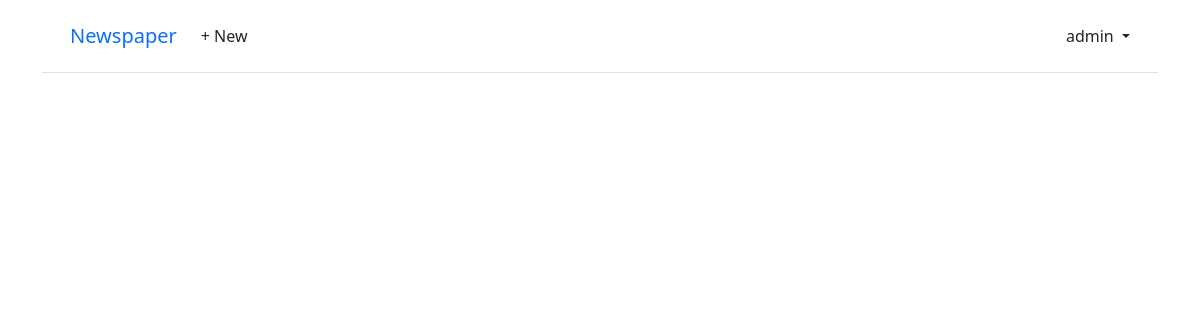
The page /articles/ (signed in) on the database as committed earlier.
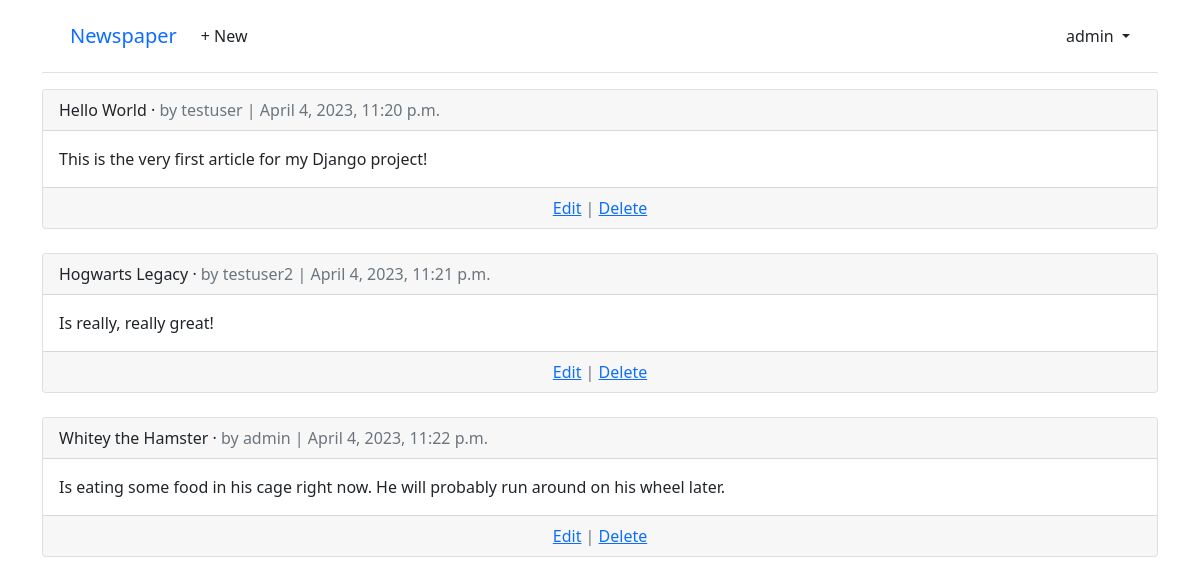
The same page on the database as committed later.
### accounts/models.py (models this page shows)
class CustomUser(AbstractUser):
    age = models.PositiveBigIntegerField(null=True, blank=True)

### articles/models.py (models this page shows, shortened)
class Article(models.Model):
    title = models.CharField(max_length=255)
    body = models.TextField()
    date = models.DateTimeField(auto_now_add=True)
    author = models.ForeignKey(
        settings.AUTH_USER_MODEL,
        on_delete=models.CASCADE,
    )

### articles/views.py (the view)
# urls.py: path("", ArticleListView.as_view(), name="article_list"),
class ArticleListView(LoginRequiredMixin, ListView):
    model = Article
    template_name = "article_list.html"

### templates/article_list.html (shortened to what this page needs)
{% extends 'base.html' %}
{% block content %}
{% for article in article_list %}
    <div class="card">
        <div class="card-header">
            <span class="font-weight-bold">{{ article.title }}</span> &middot;
            <span class="text-muted">by {{ article.author }} | {{ article.date }}</span>
        </div>
        <div class="card-body">
            {{ article.body }}
        </div>
        <div class="card-footer text-center text-muted">
            <a href="{% url 'article_edit' article.pk %}">Edit</a> |
            <a href="{% url 'article_delete' article.pk %}">Delete</a>
        </div>
    </div>
    <br />
{% endfor %}
{% endblock content %}

### templates/base.html (shortened to what this page needs)
<!DOCTYPE html>
<html>
    <head>
        <link href="https://cdn.jsdelivr.net/npm/bootstrap@5.1.3/dist/css/bootstrap.min.css" rel="stylesheet">
    </head>
    <body>
        <div class="container">
            <header class="p-3 mb-3 border-bottom">
                <div class="container">
                    <div class="d-flex flex-wrap align-items-center justify-content-center justify-content-lg-start">
                        <a href="{% url 'home' %}" class="navbar-brand">Newspaper</a>
                        <ul class="nav col-12 col-lg-auto me-lg-auto mb-2 justify-content-center mb-md-0">
                            {% if user.is_authenticated %}
                                <li><a href="{% url 'article_new' %}" class="nav-link px-2 link-dark">+ New</a></li>
                        </ul>
                        <div class="dropdown text-end">
                            <a href="#" class="d-block link-dark text-decoration-none dropdown-toggle" id="dropdownUser1" data-bs-toggle="dropdown" aria-expanded="false">
                                {{ user.username }}
                            </a>
                        </div>
                        {% else %}
                            </ul>
                        <div class="text-end">
                            <a href="{% url 'login' %}" class="btn btn-outline-primary me-2">Log In</a>
                            <a href="{% url 'signup' %}" class="btn btn-primary">Sign Up</a>
                        </div>
                        {% endif %}
                    </div>
                </div>
            </header>
            <main>
                {% block content %}
                {% endblock content %}
            </main>
        </div>
    </body>
</html>

Rows that differ between the two databases and show on the page:
added Article: title "Hello World", author "testuser", date "April 4, 2023, 11:20 p.m.", body "This is the very first article for my Django project!"
added Article: title "Hogwarts Legacy", author "testuser2", date "April 4, 2023, 11:21 p.m.", body "Is really, really great!"
added Article: title "Whitey the Hamster", author "admin", date "April 4, 2023, 11:22 p.m.", body "Is eating some food in his cage right now. He will probably run around on his wheel later."
